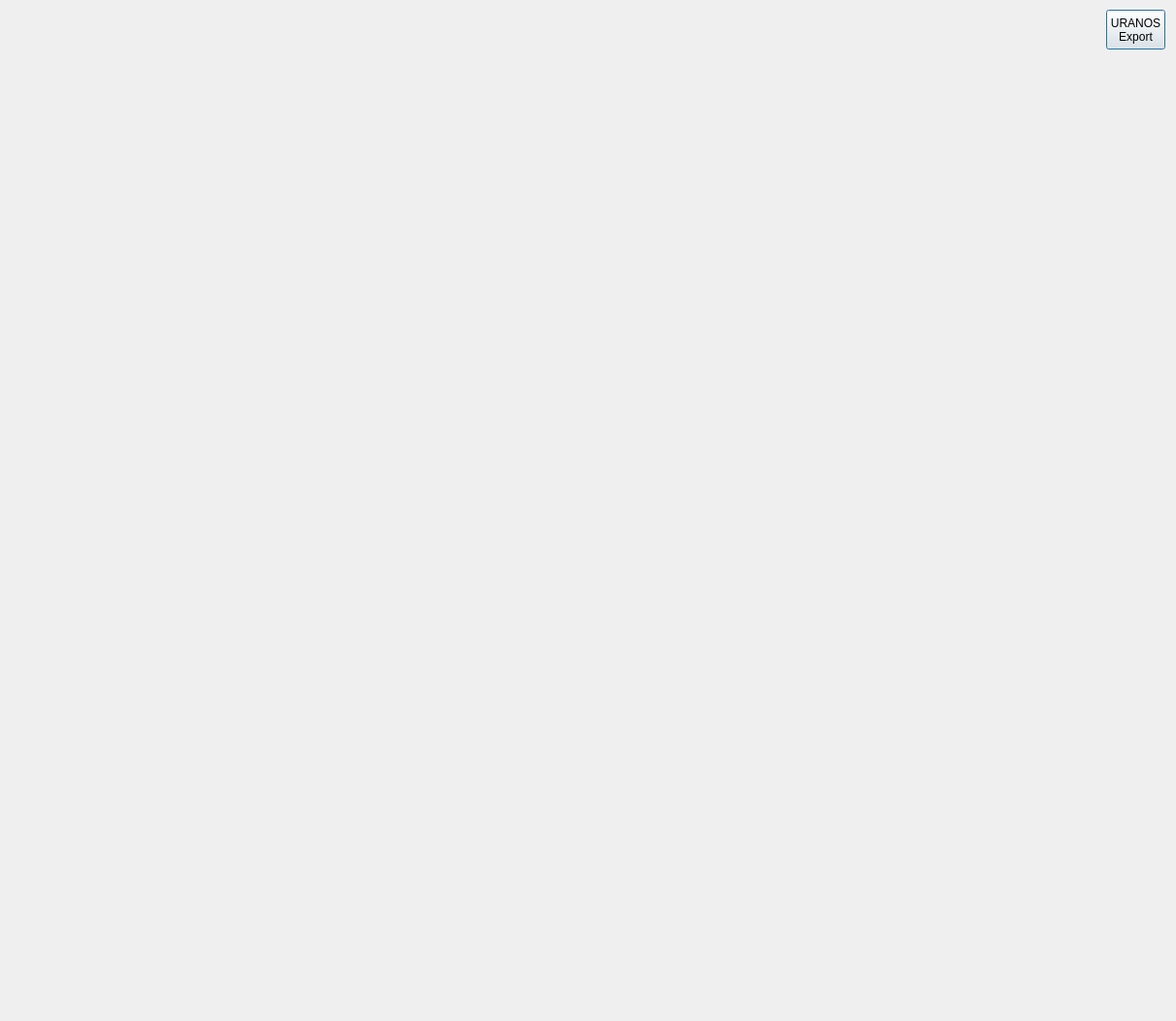
<?xml version="1.0" encoding="UTF-8"?>
<ui version="4.0">
 <class>VisualizationEnlarge</class>
 <widget class="QDialog" name="VisualizationEnlarge">
  <property name="geometry">
   <rect>
    <x>0</x>
    <y>0</y>
    <width>1212</width>
    <height>1052</height>
   </rect>
  </property>
  <property name="maximumSize">
   <size>
    <width>1250</width>
    <height>1052</height>
   </size>
  </property>
  <property name="windowTitle">
   <string>Enlarged Visualization</string>
  </property>
  <widget class="QCustomPlot" name="customPlot" native="true">
   <property name="geometry">
    <rect>
     <x>0</x>
     <y>0</y>
     <width>1211</width>
     <height>1052</height>
    </rect>
   </property>
   <property name="maximumSize">
    <size>
     <width>1250</width>
     <height>1052</height>
    </size>
   </property>
   <widget class="QPushButton" name="pushButtonPNG">
    <property name="geometry">
     <rect>
      <x>1140</x>
      <y>10</y>
      <width>61</width>
      <height>41</height>
     </rect>
    </property>
    <property name="text">
     <string>URANOS
Export</string>
    </property>
   </widget>
  </widget>
 </widget>
 <customwidgets>
  <customwidget>
   <class>QCustomPlot</class>
   <extends>QWidget</extends>
   <header>qcustomplot.h</header>
   <container>1</container>
  </customwidget>
 </customwidgets>
 <resources/>
 <connections/>
</ui>
